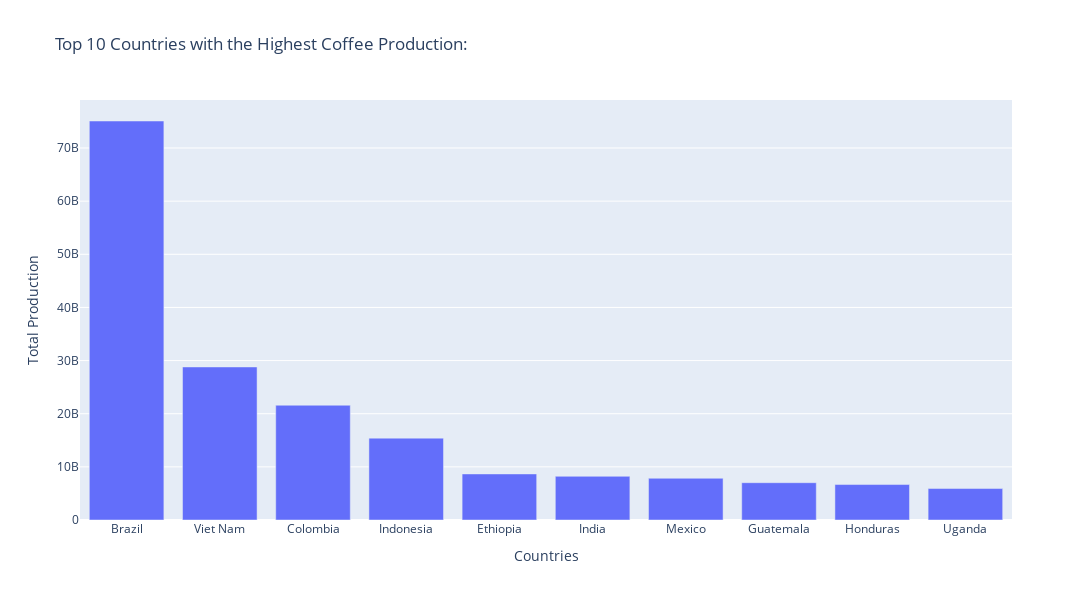

The notebook cell saved with this chart:
### Code cell
fig = px.bar(top_production, x='Country', y='Total_production', labels={
                     "Country": "Countries",
                     "Total_production": "Total Production"
                 },title='Top 10 Countries with the Highest Coffee Production:', width=1400, height=600)
fig.show()

### Figure 1 — Plotly figure (JSON) as saved in the notebook; plotly's stock layout.template omitted (floating-point values rounded to 4 significant figures)
{"data": [{"alignmentgroup": "True", "hovertemplate": "Countries=%{x}<br>Total Production=%{y}<extra></extra>", "legendgroup": "", "marker": {"color": "#636efa", "pattern": {"shape": ""}}, "name": "", "offsetgroup": "", "orientation": "v", "showlegend": false, "textposition": "auto", "type": "bar", "x": ["Brazil", "Viet Nam", "Colombia", "Indonesia", "Ethiopia", "India", "Mexico", "Guatemala", "Honduras", "Uganda"], "xaxis": "x", "y": [75082980000, 28803180000, 21598620000, 15404880000, 8669520000, 8222220000, 7853520000, 7020540000, 6672720000, 5919480000], "yaxis": "y"}], "layout": {"barmode": "relative", "height": 600, "legend": {"tracegroupgap": 0}, "title": {"text": "Top 10 Countries with the Highest Coffee Production:"}, "width": 1400, "xaxis": {"anchor": "y", "domain": [0, 1], "title": {"text": "Countries"}}, "yaxis": {"anchor": "x", "domain": [0, 1], "title": {"text": "Total Production"}}}}
